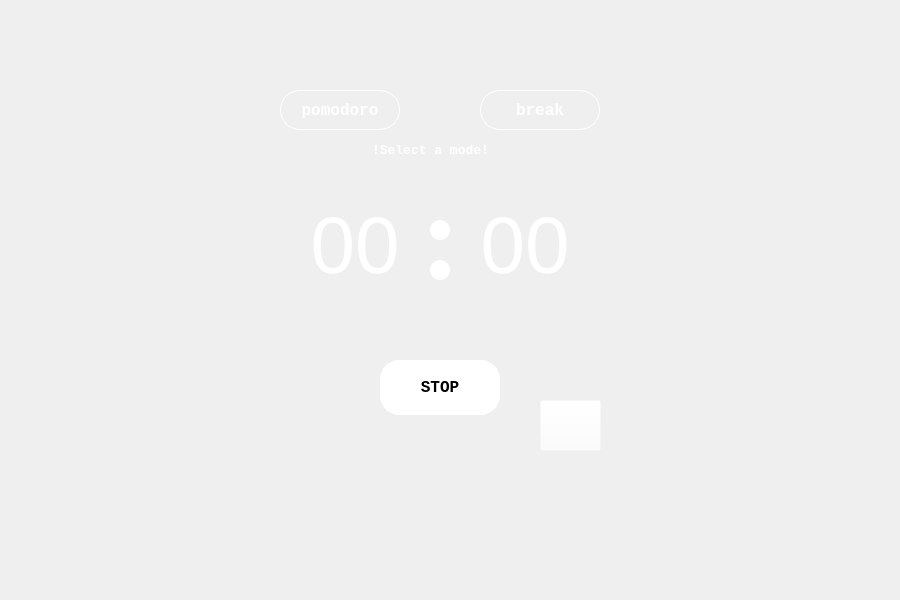
<?xml version="1.0" encoding="UTF-8"?>
<ui version="4.0">
 <class>Dialog</class>
 <widget class="QDialog" name="Dialog">
  <property name="geometry">
   <rect>
    <x>0</x>
    <y>0</y>
    <width>900</width>
    <height>600</height>
   </rect>
  </property>
  <property name="windowTitle">
   <string>Dialog</string>
  </property>
  <widget class="QLabel" name="image_backdop">
   <property name="enabled">
    <bool>true</bool>
   </property>
   <property name="geometry">
    <rect>
     <x>0</x>
     <y>0</y>
     <width>900</width>
     <height>600</height>
    </rect>
   </property>
   <property name="sizePolicy">
    <sizepolicy hsizetype="Expanding" vsizetype="Expanding">
     <horstretch>0</horstretch>
     <verstretch>0</verstretch>
    </sizepolicy>
   </property>
   <property name="styleSheet">
    <string notr="true"/>
   </property>
   <property name="text">
    <string/>
   </property>
   <property name="pixmap">
    <pixmap>wp3790948-anime-aesthetic-wallpapers_900x600.jpg</pixmap>
   </property>
   <property name="scaledContents">
    <bool>false</bool>
   </property>
  </widget>
  <widget class="QLabel" name="label">
   <property name="geometry">
    <rect>
     <x>430</x>
     <y>220</y>
     <width>20</width>
     <height>20</height>
    </rect>
   </property>
   <property name="styleSheet">
    <string notr="true">background-color: rgb(255, 255, 255);
border-radius:10px;</string>
   </property>
   <property name="text">
    <string/>
   </property>
  </widget>
  <widget class="QLabel" name="label_2">
   <property name="geometry">
    <rect>
     <x>430</x>
     <y>260</y>
     <width>20</width>
     <height>20</height>
    </rect>
   </property>
   <property name="styleSheet">
    <string notr="true">background-color: rgb(255, 255, 255);
border-radius:10px;</string>
   </property>
   <property name="text">
    <string/>
   </property>
  </widget>
  <widget class="QPushButton" name="pomodoro">
   <property name="geometry">
    <rect>
     <x>280</x>
     <y>90</y>
     <width>120</width>
     <height>40</height>
    </rect>
   </property>
   <property name="font">
    <font>
     <family>Consolas</family>
     <pointsize>12</pointsize>
     <weight>75</weight>
     <bold>true</bold>
    </font>
   </property>
   <property name="styleSheet">
    <string notr="true">QPushButton{background-color: rgba(0,0,0,0);
color: rgb(255, 255, 255);
border-radius: 20px;
border: 0.5px solid white;}

QPushButton:hover {
              color: rgb(0,0,0);
		     background-color: rgb(225,225,225);
			
		
}
QPushButton:pressed {
							
	font: 11pt &quot;Consolas&quot;;
}</string>
   </property>
   <property name="text">
    <string>pomodoro</string>
   </property>
  </widget>
  <widget class="QPushButton" name="start">
   <property name="geometry">
    <rect>
     <x>380</x>
     <y>360</y>
     <width>120</width>
     <height>55</height>
    </rect>
   </property>
   <property name="font">
    <font>
     <family>Consolas</family>
     <pointsize>12</pointsize>
     <weight>75</weight>
     <bold>true</bold>
     <underline>false</underline>
    </font>
   </property>
   <property name="styleSheet">
    <string notr="true">QPushButton{

		background-color: rgb(255, 255, 255);
		border-radius: 20px;
		border: 0.5px solid white;

}
QPushButton:hover {
								border-radius: 20px;		
								border: 0.5px solid white;
								background-color: rgb(0, 0, 0);
								color: white;
								
}
QPushButton:pressed {
							
								
	font: 11pt &quot;Consolas&quot;;
}</string>
   </property>
   <property name="text">
    <string>START</string>
   </property>
  </widget>
  <widget class="QPushButton" name="reset">
   <property name="geometry">
    <rect>
     <x>540</x>
     <y>400</y>
     <width>61</width>
     <height>51</height>
    </rect>
   </property>
   <property name="font">
    <font>
     <family>MS Shell Dlg 2</family>
     <pointsize>14</pointsize>
     <weight>50</weight>
     <italic>false</italic>
     <bold>false</bold>
     <underline>false</underline>
    </font>
   </property>
   <property name="styleSheet">
    <string notr="true">


QPushButton{

background-color: rgba(255, 255, 255, 0);
}
</string>
   </property>
   <property name="text">
    <string/>
   </property>
   <property name="icon">
    <iconset>
     <normaloff>icons8-restart-58.png</normaloff>icons8-restart-58.png</iconset>
   </property>
   <property name="iconSize">
    <size>
     <width>40</width>
     <height>40</height>
    </size>
   </property>
  </widget>
  <widget class="QLabel" name="second">
   <property name="geometry">
    <rect>
     <x>450</x>
     <y>170</y>
     <width>150</width>
     <height>150</height>
    </rect>
   </property>
   <property name="font">
    <font>
     <pointsize>60</pointsize>
    </font>
   </property>
   <property name="styleSheet">
    <string notr="true">color: rgb(255, 255, 255);</string>
   </property>
   <property name="text">
    <string>00</string>
   </property>
   <property name="textFormat">
    <enum>Qt::PlainText</enum>
   </property>
   <property name="alignment">
    <set>Qt::AlignCenter</set>
   </property>
  </widget>
  <widget class="QLabel" name="minute">
   <property name="geometry">
    <rect>
     <x>280</x>
     <y>170</y>
     <width>150</width>
     <height>150</height>
    </rect>
   </property>
   <property name="font">
    <font>
     <pointsize>60</pointsize>
    </font>
   </property>
   <property name="styleSheet">
    <string notr="true">color: rgb(255, 255, 255);</string>
   </property>
   <property name="text">
    <string>00</string>
   </property>
   <property name="textFormat">
    <enum>Qt::PlainText</enum>
   </property>
   <property name="alignment">
    <set>Qt::AlignCenter</set>
   </property>
  </widget>
  <widget class="QPushButton" name="break5">
   <property name="geometry">
    <rect>
     <x>480</x>
     <y>90</y>
     <width>120</width>
     <height>40</height>
    </rect>
   </property>
   <property name="font">
    <font>
     <family>Consolas</family>
     <pointsize>12</pointsize>
     <weight>75</weight>
     <bold>true</bold>
    </font>
   </property>
   <property name="whatsThis">
    <string/>
   </property>
   <property name="styleSheet">
    <string notr="true">.QPushButton{background-color: rgba(0,0,0,0);
					color: rgb(255, 255, 255);
					border-radius: 20px;
					border: 0.5px solid white;
   }

QPushButton:hover {
        color: rgb(0,0,0);
		background-color: rgb(225,225,225);
		
}
QPushButton:pressed {
							
	font: 11pt &quot;PMingLiU-ExtB&quot;;
}</string>
   </property>
   <property name="text">
    <string>break</string>
   </property>
  </widget>
  <widget class="QLabel" name="msg">
   <property name="geometry">
    <rect>
     <x>190</x>
     <y>140</y>
     <width>481</width>
     <height>20</height>
    </rect>
   </property>
   <property name="font">
    <font>
     <family>Consolas</family>
     <pointsize>10</pointsize>
     <weight>75</weight>
     <bold>true</bold>
    </font>
   </property>
   <property name="styleSheet">
    <string notr="true">color: rgb(255, 255, 255);</string>
   </property>
   <property name="text">
    <string>!Select a mode!</string>
   </property>
   <property name="alignment">
    <set>Qt::AlignCenter</set>
   </property>
  </widget>
  <widget class="QPushButton" name="stop">
   <property name="geometry">
    <rect>
     <x>380</x>
     <y>360</y>
     <width>120</width>
     <height>55</height>
    </rect>
   </property>
   <property name="font">
    <font>
     <family>Consolas</family>
     <pointsize>12</pointsize>
     <weight>75</weight>
     <bold>true</bold>
     <underline>false</underline>
    </font>
   </property>
   <property name="styleSheet">
    <string notr="true">QPushButton{

		background-color: rgb(255, 255, 255);
		border-radius: 20px;
		border: 0.5px solid white;

}
QPushButton:hover {
								border-radius: 20px;		
								border: 0.5px solid white;
								background-color: rgb(0, 0, 0);
								color: white;
								
}
QPushButton:pressed {
							
								
	font: 11pt &quot;Consolas&quot;;
}</string>
   </property>
   <property name="text">
    <string>STOP</string>
   </property>
  </widget>
 </widget>
 <resources>
  <include location="C:/Users/boomh/Downloads/resource.qrc"/>
 </resources>
 <connections/>
</ui>
